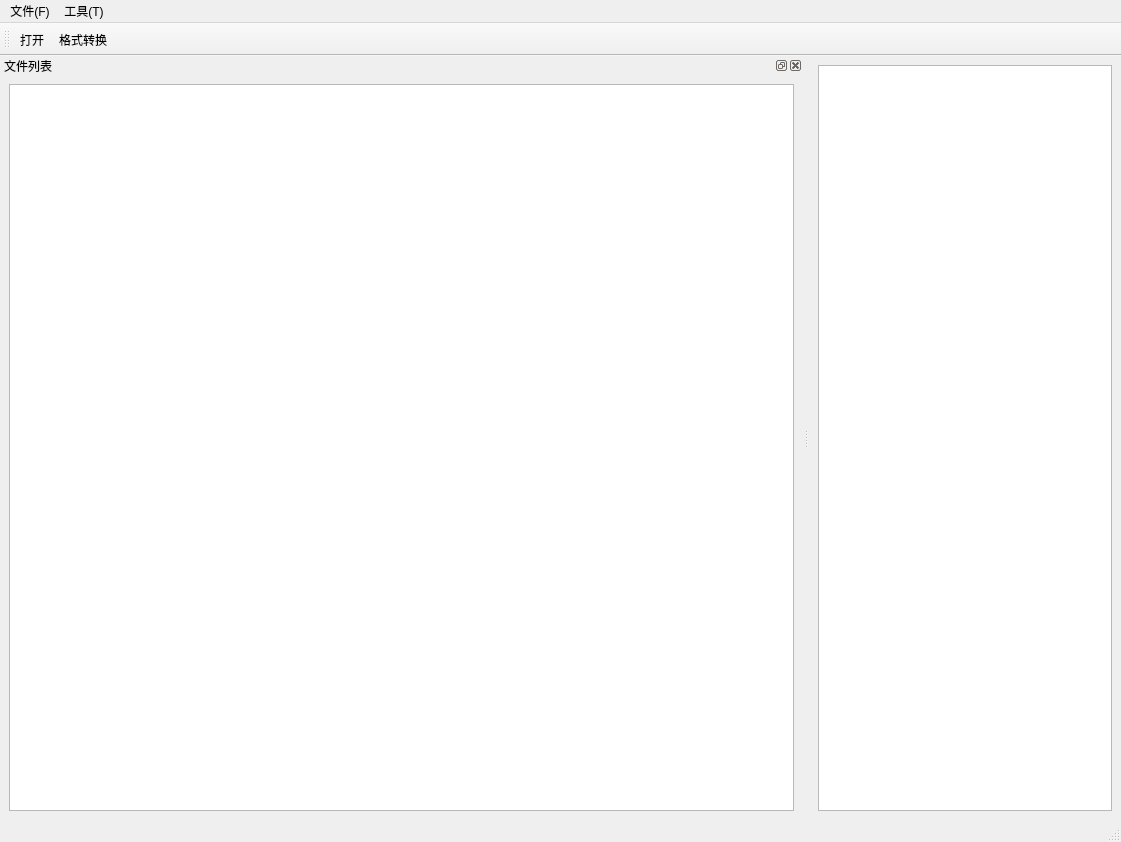
<?xml version="1.0" encoding="UTF-8"?>
<ui version="4.0">
 <class>MainWindow</class>
 <widget class="QMainWindow" name="MainWindow">
  <property name="geometry">
   <rect>
    <x>0</x>
    <y>0</y>
    <width>1121</width>
    <height>842</height>
   </rect>
  </property>
  <property name="windowTitle">
   <string>模式产品读书器</string>
  </property>
  <widget class="QWidget" name="centralwidget">
   <layout class="QHBoxLayout" name="horizontalLayout_3">
    <item>
     <layout class="QHBoxLayout" name="horizontalLayout_2">
      <item>
       <widget class="QTextBrowser" name="textBrowser"/>
      </item>
     </layout>
    </item>
   </layout>
  </widget>
  <widget class="QMenuBar" name="menubar">
   <property name="geometry">
    <rect>
     <x>0</x>
     <y>0</y>
     <width>1121</width>
     <height>26</height>
    </rect>
   </property>
   <widget class="QMenu" name="fileMenu">
    <property name="title">
     <string>文件(F)</string>
    </property>
    <addaction name="fileOpenAction"/>
   </widget>
   <widget class="QMenu" name="toolsMenu">
    <property name="title">
     <string>工具(T)</string>
    </property>
    <addaction name="convertAction"/>
   </widget>
   <addaction name="fileMenu"/>
   <addaction name="toolsMenu"/>
  </widget>
  <widget class="QStatusBar" name="statusbar"/>
  <widget class="QToolBar" name="toolBar">
   <property name="windowTitle">
    <string>toolBar</string>
   </property>
   <attribute name="toolBarArea">
    <enum>TopToolBarArea</enum>
   </attribute>
   <attribute name="toolBarBreak">
    <bool>false</bool>
   </attribute>
   <addaction name="fileOpenActionTool"/>
   <addaction name="convertActionTool"/>
  </widget>
  <widget class="QDockWidget" name="dockWidget">
   <property name="floating">
    <bool>false</bool>
   </property>
   <property name="features">
    <set>QDockWidget::AllDockWidgetFeatures</set>
   </property>
   <property name="windowTitle">
    <string>文件列表</string>
   </property>
   <attribute name="dockWidgetArea">
    <number>1</number>
   </attribute>
   <widget class="QWidget" name="dockWidgetContents">
    <layout class="QHBoxLayout" name="horizontalLayout">
     <item>
      <widget class="QTableView" name="tableView">
       <property name="minimumSize">
        <size>
         <width>785</width>
         <height>703</height>
        </size>
       </property>
      </widget>
     </item>
    </layout>
   </widget>
  </widget>
  <action name="fileOpenAction">
   <property name="text">
    <string>打开</string>
   </property>
   <property name="toolTip">
    <string>打开一个文件</string>
   </property>
   <property name="shortcut">
    <string>Ctrl+O</string>
   </property>
  </action>
  <action name="convertAction">
   <property name="text">
    <string>格式转换</string>
   </property>
   <property name="toolTip">
    <string>不同格式数据之间相互转换</string>
   </property>
  </action>
  <action name="fileOpenActionTool">
   <property name="icon">
    <iconset>
     <normaloff>C:/Users/xuxuefeng/config/image/open.png</normaloff>C:/Users/xuxuefeng/config/image/open.png</iconset>
   </property>
   <property name="text">
    <string>打开</string>
   </property>
   <property name="shortcutContext">
    <enum>Qt::WindowShortcut</enum>
   </property>
   <property name="autoRepeat">
    <bool>true</bool>
   </property>
   <property name="visible">
    <bool>true</bool>
   </property>
   <property name="menuRole">
    <enum>QAction::TextHeuristicRole</enum>
   </property>
   <property name="iconVisibleInMenu">
    <bool>false</bool>
   </property>
   <property name="shortcutVisibleInContextMenu">
    <bool>true</bool>
   </property>
   <property name="priority">
    <enum>QAction::NormalPriority</enum>
   </property>
  </action>
  <action name="convertActionTool">
   <property name="checkable">
    <bool>false</bool>
   </property>
   <property name="icon">
    <iconset>
     <normaloff>C:/Users/xuxuefeng/config/image/convert.png</normaloff>C:/Users/xuxuefeng/config/image/convert.png</iconset>
   </property>
   <property name="text">
    <string>格式转换</string>
   </property>
   <property name="shortcutContext">
    <enum>Qt::WindowShortcut</enum>
   </property>
   <property name="autoRepeat">
    <bool>true</bool>
   </property>
   <property name="visible">
    <bool>true</bool>
   </property>
   <property name="menuRole">
    <enum>QAction::TextHeuristicRole</enum>
   </property>
   <property name="iconVisibleInMenu">
    <bool>false</bool>
   </property>
   <property name="shortcutVisibleInContextMenu">
    <bool>true</bool>
   </property>
   <property name="priority">
    <enum>QAction::NormalPriority</enum>
   </property>
  </action>
  <zorder>dockWidget</zorder>
 </widget>
 <resources/>
 <connections/>
</ui>
